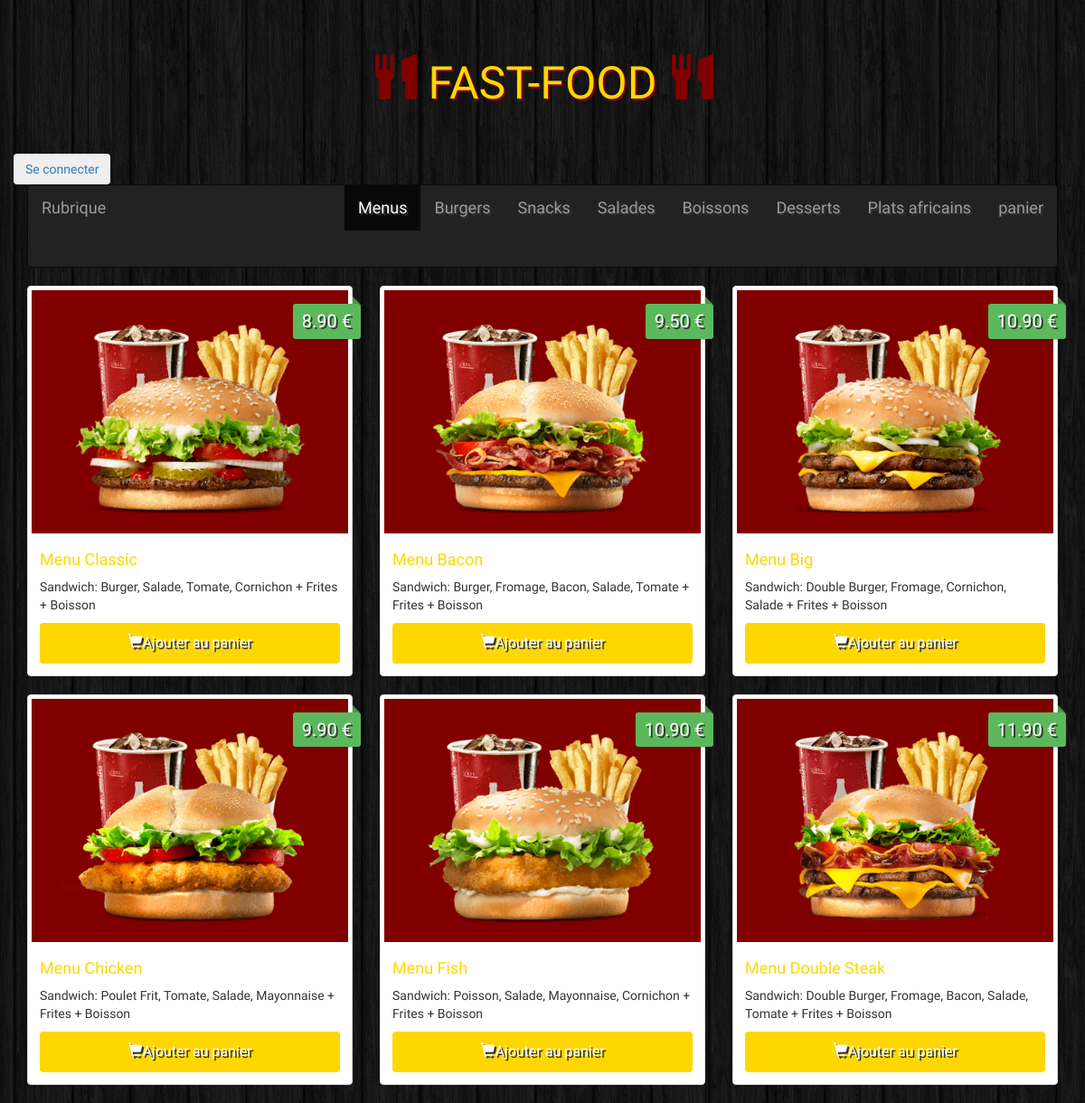
The page / on the database its author committed.
### tables this page shows
CREATE TABLE `categories` (
  `id` int(11) NOT NULL,
  `name` varchar(100) NOT NULL
);

CREATE TABLE `items` (
  `id` int(11) NOT NULL,
  `name` varchar(100) NOT NULL,
  `description` varchar(255) NOT NULL,
  `price` float NOT NULL,
  `image` varchar(255) NOT NULL,
  `category` int(11) NOT NULL
);

### index.php (the view, shortened to what this page needs)
<!DOCTYPE html>
<html lang="en">
    <head>
        <link rel="stylesheet" href="https://maxcdn.bootstrapcdn.com/bootstrap/3.3.6/css/bootstrap.min.css">
        <link rel="stylesheet" href="css/style.css">
    </head>
<body>
<div class="container site">
<div class="row">
    <div class="col-8">
    <h1 class="text-logo"><span class="glyphicon glyphicon-cutlery"></span> FAST-FOOD <span class="glyphicon glyphicon-cutlery"></span></h1>
    </div>
    <div class="col-4">
    <a href="connexion.php"><button class="btn"> Se connecter</button></a>
    </div>
  </div>
    <?php
    echo ' <nav class="navbar navbar-inverse">
    <div class="container-fluid">     <div class="navbar-header">
      <a class="navbar-brand" href="#">Rubrique</a>
    </div>
      <ul class="nav navbar-nav navbar-right">';
    $db = Database::connect();
    $statement = $db->query('SELECT * FROM categories');
    $category = $statement->fetchAll();
    foreach ($category as $cat) {
      if ($cat['id'] == '1')
        echo '<li  class="active"><a href="#' . $cat['id'] . '"data-toggle="tab">' . $cat['name'] . '</a></li>';
      else
        echo '<li><a href="#' . $cat['id'] . '"data-toggle="tab">' . $cat['name'] . '</a></li>';
    }
    echo ' </ul> </div>
    </nav>';
    echo '<div class="tab-content">';
    foreach ($category as $cat) {
      if ($cat['id'] == '1')
        echo '<div class="tab-pane active" id="' . $cat['id'] . '">';
      else
        echo '<div class="tab-pane" id="' . $cat['id'] . '">';
      echo '<div class="row">';
      $statement = $db->prepare('SELECT * FROM items WHERE items.category = ?');
      $statement->execute(array($cat['id']));
      while ($item = $statement->fetch()) {
        echo '<div class="col-sm-6 col-md-4">
        <div class="thumbnail"> <img src="images/' . $item['image'] . '" alt=".">
          <div class="price">' . number_format((float) $item['price'], 2, '.', '') . ' €</div>
          <div class="caption">
            <h4>' . $item['name'] . '</h4>
            <p>' . $item['description'] . '</p>
            <a href="panier1.php?id=' . $item['id'] . '" class="btn btn-order" role="button"> <span
                class="glyphicon glyphicon-shopping-cart"></span>Ajouter au panier</a>
          </div>
        </div>
      </div>';
      }
      echo '</div>
</div>';
    }
    echo '</div>';
    ?>
  </div>
</body>
</html>

### css/style.css (style rules this page uses)
body { background: url(../images/bg.png); }
.site { font-family: 'holtwood One SC' , sans-serif; }
.text-logo { font-family: 'holtwood One SC' , sans-serif; color: #FFD700; text-shadow: 2px 2px #800000; font-size: 50px; padding: 40px 0px; text-align: center; }
.text-logo .glyphicon { color: #800000; text-shadow: 0px 0px #800000; }
.nav { margin-bottom: 40px; }
.thumbnail img { background: #800000; }
.price { background: #5cb85c; box-shadow: 0 1px rgba(0, 0, 0, 0.2); -moz-box-shadow: 0 1px rgba(0, 0, 0, 0.2); -webkit-box-shadow: 0 1px rgba(0, 0, 0, 0.2); color: #fff; text-shadow: 2px 2px #333; position: absolute; right: 6px; top: 20px; padding: 5px 10px; font-size: 20px; border-radius: 3px; }
.price::before { border: 4px solid transparent; border-bottom: 4px solid #4a934a; border-left: 4px solid #4a934a; content: ""; position: absolute; right: 1px; top: -8px; }
.caption > h4 { color: #FFD700; font-size: 18px; }
.nav>li>a { color: #eee; font-size: 18px; text-shadow: 2px 2px #333; }
.btn-order { width: 100%; padding: 10px; font-size: 16px; color: #fff; background-color: #FFD700; text-decoration: none; text-shadow: 2px 2px #333; }

### rows shown on the page
categories: name "Menus"
categories: name "Burgers"
categories: name "Snacks"
categories: name "Salades"
categories: name "Boissons"
categories: name "Desserts"
categories: name "Plats africains"
categories: name "panier"
items: image (picture), price "8.90", name "Menu Classic", description "Sandwich: Burger, Salade, Tomate, Cornichon + Frites + Boisson"
items: image (picture), price "9.50", name "Menu Bacon", description "Sandwich: Burger, Fromage, Bacon, Salade, Tomate + Frites + Boisson"
items: image (picture), price "10.90", name "Menu Big", description "Sandwich: Double Burger, Fromage, Cornichon, Salade + Frites + Boisson"
items: image (picture), price "9.90", name "Menu Chicken", description "Sandwich: Poulet Frit, Tomate, Salade, Mayonnaise + Frites + Boisson"
items: image (picture), price "10.90", name "Menu Fish", description "Sandwich: Poisson, Salade, Mayonnaise, Cornichon + Frites + Boisson"
items: image (picture), price "11.90", name "Menu Double Steak", description "Sandwich: Double Burger, Fromage, Bacon, Salade, Tomate + Frites + Boisson"
